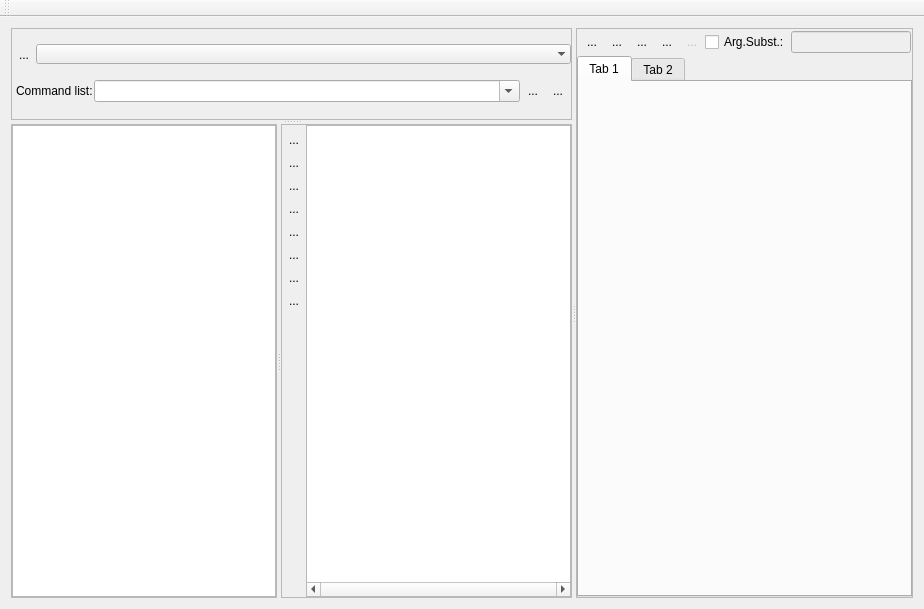
<?xml version="1.0" encoding="UTF-8"?>
<ui version="4.0">
 <class>nutshellqt</class>
 <widget class="QMainWindow" name="nutshellqt">
  <property name="geometry">
   <rect>
    <x>0</x>
    <y>0</y>
    <width>924</width>
    <height>609</height>
   </rect>
  </property>
  <property name="sizePolicy">
   <sizepolicy hsizetype="MinimumExpanding" vsizetype="Preferred">
    <horstretch>0</horstretch>
    <verstretch>0</verstretch>
   </sizepolicy>
  </property>
  <property name="windowTitle">
   <string>nutshell Qt (version 3.1 beta)</string>
  </property>
  <property name="windowIcon">
   <iconset resource="nutshellqt.qrc">
    <normaloff>:/resources/nutshell.png</normaloff>:/resources/nutshell.png</iconset>
  </property>
  <property name="iconSize">
   <size>
    <width>29</width>
    <height>25</height>
   </size>
  </property>
  <widget class="QWidget" name="centralWidget">
   <layout class="QGridLayout" name="gridLayout_2">
    <item row="0" column="0">
     <widget class="QSplitter" name="splitter_3">
      <property name="frameShadow">
       <enum>QFrame::Raised</enum>
      </property>
      <property name="lineWidth">
       <number>1</number>
      </property>
      <property name="midLineWidth">
       <number>1</number>
      </property>
      <property name="orientation">
       <enum>Qt::Horizontal</enum>
      </property>
      <property name="opaqueResize">
       <bool>false</bool>
      </property>
      <property name="handleWidth">
       <number>4</number>
      </property>
      <widget class="QSplitter" name="splitter_2">
       <property name="orientation">
        <enum>Qt::Vertical</enum>
       </property>
       <widget class="QFrame" name="frame">
        <property name="frameShape">
         <enum>QFrame::StyledPanel</enum>
        </property>
        <layout class="QVBoxLayout" name="verticalLayout_7">
         <property name="spacing">
          <number>0</number>
         </property>
         <property name="margin">
          <number>0</number>
         </property>
         <item>
          <layout class="QHBoxLayout" name="horizontalLayout_5">
           <property name="spacing">
            <number>0</number>
           </property>
           <property name="margin">
            <number>0</number>
           </property>
           <item>
            <widget class="QToolButton" name="toolButton_workdir">
             <property name="sizePolicy">
              <sizepolicy hsizetype="Fixed" vsizetype="Minimum">
               <horstretch>0</horstretch>
               <verstretch>0</verstretch>
              </sizepolicy>
             </property>
             <property name="toolTip">
              <string>Press to make current directory the working directory</string>
             </property>
             <property name="text">
              <string>...</string>
             </property>
             <property name="icon">
              <iconset resource="nutshellqt.qrc">
               <normaloff>:/resources/workdir.png</normaloff>:/resources/workdir.png</iconset>
             </property>
             <property name="iconSize">
              <size>
               <width>21</width>
               <height>21</height>
              </size>
             </property>
             <property name="checkable">
              <bool>false</bool>
             </property>
             <property name="autoRaise">
              <bool>true</bool>
             </property>
            </widget>
           </item>
           <item>
            <widget class="QComboBox" name="comboBox_workdir">
             <property name="sizePolicy">
              <sizepolicy hsizetype="Minimum" vsizetype="Fixed">
               <horstretch>0</horstretch>
               <verstretch>0</verstretch>
              </sizepolicy>
             </property>
             <property name="font">
              <font>
               <weight>75</weight>
               <bold>true</bold>
              </font>
             </property>
             <property name="styleSheet">
              <string notr="true"/>
             </property>
             <property name="insertPolicy">
              <enum>QComboBox::InsertAtTop</enum>
             </property>
             <property name="frame">
              <bool>false</bool>
             </property>
            </widget>
           </item>
          </layout>
         </item>
         <item>
          <layout class="QVBoxLayout" name="verticalLayout_4">
           <item>
            <layout class="QHBoxLayout" name="horizontalLayout_4">
             <property name="spacing">
              <number>1</number>
             </property>
             <property name="leftMargin">
              <number>4</number>
             </property>
             <property name="topMargin">
              <number>0</number>
             </property>
             <property name="rightMargin">
              <number>1</number>
             </property>
             <property name="bottomMargin">
              <number>0</number>
             </property>
             <item>
              <widget class="QLabel" name="label_2">
               <property name="sizePolicy">
                <sizepolicy hsizetype="Preferred" vsizetype="Fixed">
                 <horstretch>0</horstretch>
                 <verstretch>0</verstretch>
                </sizepolicy>
               </property>
               <property name="text">
                <string>Command list:</string>
               </property>
              </widget>
             </item>
             <item>
              <widget class="QComboBox" name="comboBox_cmdlist">
               <property name="sizePolicy">
                <sizepolicy hsizetype="Expanding" vsizetype="Fixed">
                 <horstretch>0</horstretch>
                 <verstretch>0</verstretch>
                </sizepolicy>
               </property>
               <property name="editable">
                <bool>true</bool>
               </property>
              </widget>
             </item>
             <item>
              <widget class="QToolButton" name="toolButton_cmdlist">
               <property name="text">
                <string>...</string>
               </property>
               <property name="icon">
                <iconset resource="nutshellqt.qrc">
                 <normaloff>:/resources/clearcmdlist.png</normaloff>:/resources/clearcmdlist.png</iconset>
               </property>
               <property name="autoRaise">
                <bool>true</bool>
               </property>
              </widget>
             </item>
             <item>
              <widget class="QToolButton" name="toolButton_clearcmd">
               <property name="text">
                <string>...</string>
               </property>
               <property name="icon">
                <iconset resource="nutshellqt.qrc">
                 <normaloff>:/resources/clearcmdwin.png</normaloff>:/resources/clearcmdwin.png</iconset>
               </property>
               <property name="autoRaise">
                <bool>true</bool>
               </property>
              </widget>
             </item>
            </layout>
           </item>
          </layout>
         </item>
        </layout>
       </widget>
       <widget class="QSplitter" name="splitter">
        <property name="orientation">
         <enum>Qt::Horizontal</enum>
        </property>
        <widget class="QFrame" name="frame">
         <property name="sizePolicy">
          <sizepolicy hsizetype="Expanding" vsizetype="Expanding">
           <horstretch>0</horstretch>
           <verstretch>0</verstretch>
          </sizepolicy>
         </property>
         <property name="frameShape">
          <enum>QFrame::StyledPanel</enum>
         </property>
         <layout class="QVBoxLayout" name="verticalLayout_3">
          <property name="spacing">
           <number>0</number>
          </property>
          <property name="margin">
           <number>0</number>
          </property>
          <item>
           <widget class="QTreeView" name="treeView">
            <property name="editTriggers">
             <set>QAbstractItemView::EditKeyPressed</set>
            </property>
            <property name="tabKeyNavigation">
             <bool>false</bool>
            </property>
            <property name="showDropIndicator" stdset="0">
             <bool>false</bool>
            </property>
            <property name="rootIsDecorated">
             <bool>false</bool>
            </property>
            <property name="uniformRowHeights">
             <bool>true</bool>
            </property>
            <property name="sortingEnabled">
             <bool>false</bool>
            </property>
            <property name="headerHidden">
             <bool>true</bool>
            </property>
            <attribute name="headerVisible">
             <bool>false</bool>
            </attribute>
            <attribute name="headerStretchLastSection">
             <bool>false</bool>
            </attribute>
           </widget>
          </item>
         </layout>
        </widget>
        <widget class="QFrame" name="frame">
         <property name="frameShape">
          <enum>QFrame::StyledPanel</enum>
         </property>
         <layout class="QVBoxLayout" name="verticalLayout_5">
          <property name="spacing">
           <number>0</number>
          </property>
          <property name="margin">
           <number>0</number>
          </property>
          <item>
           <layout class="QHBoxLayout" name="horizontalLayout">
            <property name="spacing">
             <number>0</number>
            </property>
            <property name="leftMargin">
             <number>2</number>
            </property>
           </layout>
          </item>
          <item>
           <layout class="QHBoxLayout" name="horizontalLayout_2">
            <property name="spacing">
             <number>0</number>
            </property>
            <item>
             <layout class="QVBoxLayout" name="verticalLayout">
              <property name="spacing">
               <number>2</number>
              </property>
              <property name="topMargin">
               <number>4</number>
              </property>
              <property name="bottomMargin">
               <number>4</number>
              </property>
              <item>
               <widget class="QToolButton" name="toolButton_showPCR">
                <property name="toolTip">
                 <string>Show all common PCR files</string>
                </property>
                <property name="text">
                 <string>...</string>
                </property>
                <property name="icon">
                 <iconset resource="nutshellqt.qrc">
                  <normaloff>:/resources/showpcr2.png</normaloff>:/resources/showpcr2.png</iconset>
                </property>
                <property name="checkable">
                 <bool>true</bool>
                </property>
                <property name="autoExclusive">
                 <bool>true</bool>
                </property>
                <property name="autoRaise">
                 <bool>true</bool>
                </property>
                <attribute name="buttonGroup">
                 <string>buttonGroup</string>
                </attribute>
               </widget>
              </item>
              <item>
               <widget class="QToolButton" name="toolButton_showMaps">
                <property name="toolTip">
                 <string>Show maps only</string>
                </property>
                <property name="text">
                 <string>...</string>
                </property>
                <property name="icon">
                 <iconset resource="nutshellqt.qrc">
                  <normaloff>:/resources/showmaps1.png</normaloff>:/resources/showmaps1.png</iconset>
                </property>
                <property name="checkable">
                 <bool>true</bool>
                </property>
                <property name="autoExclusive">
                 <bool>true</bool>
                </property>
                <property name="autoRaise">
                 <bool>true</bool>
                </property>
                <attribute name="buttonGroup">
                 <string>buttonGroup</string>
                </attribute>
               </widget>
              </item>
              <item>
               <widget class="QToolButton" name="toolButton_showPlot">
                <property name="toolTip">
                 <string>Show tables and timeplots</string>
                </property>
                <property name="text">
                 <string>...</string>
                </property>
                <property name="icon">
                 <iconset resource="nutshellqt.qrc">
                  <normaloff>:/resources/showtimeplots1.png</normaloff>:/resources/showtimeplots1.png</iconset>
                </property>
                <property name="checkable">
                 <bool>true</bool>
                </property>
                <property name="autoExclusive">
                 <bool>true</bool>
                </property>
                <property name="autoRaise">
                 <bool>true</bool>
                </property>
                <attribute name="buttonGroup">
                 <string>buttonGroup</string>
                </attribute>
               </widget>
              </item>
              <item>
               <widget class="QToolButton" name="toolButton_showScript">
                <property name="toolTip">
                 <string>Show scripts</string>
                </property>
                <property name="text">
                 <string>...</string>
                </property>
                <property name="icon">
                 <iconset resource="nutshellqt.qrc">
                  <normaloff>:/resources/showmods2.png</normaloff>:/resources/showmods2.png</iconset>
                </property>
                <property name="checkable">
                 <bool>true</bool>
                </property>
                <property name="autoExclusive">
                 <bool>true</bool>
                </property>
                <property name="autoRaise">
                 <bool>true</bool>
                </property>
                <attribute name="buttonGroup">
                 <string>buttonGroup</string>
                </attribute>
               </widget>
              </item>
              <item>
               <widget class="QToolButton" name="toolButton_showSeries">
                <property name="toolTip">
                 <string>Show mapseries</string>
                </property>
                <property name="text">
                 <string>...</string>
                </property>
                <property name="icon">
                 <iconset resource="nutshellqt.qrc">
                  <normaloff>:/resources/showmapseries3.png</normaloff>:/resources/showmapseries3.png</iconset>
                </property>
                <property name="checkable">
                 <bool>true</bool>
                </property>
                <property name="autoExclusive">
                 <bool>true</bool>
                </property>
                <property name="autoRaise">
                 <bool>true</bool>
                </property>
                <attribute name="buttonGroup">
                 <string>buttonGroup</string>
                </attribute>
               </widget>
              </item>
              <item>
               <widget class="QToolButton" name="toolButton_showOutput">
                <property name="toolTip">
                 <string>Show current reported output</string>
                </property>
                <property name="text">
                 <string>...</string>
                </property>
                <property name="icon">
                 <iconset resource="nutshellqt.qrc">
                  <normaloff>:/resources/showreports4.png</normaloff>:/resources/showreports4.png</iconset>
                </property>
                <property name="checkable">
                 <bool>true</bool>
                </property>
                <property name="autoExclusive">
                 <bool>true</bool>
                </property>
                <property name="autoRaise">
                 <bool>true</bool>
                </property>
                <attribute name="buttonGroup">
                 <string>buttonGroup</string>
                </attribute>
               </widget>
              </item>
              <item>
               <widget class="QToolButton" name="toolButton_showAll">
                <property name="toolTip">
                 <string>Show all</string>
                </property>
                <property name="text">
                 <string>...</string>
                </property>
                <property name="icon">
                 <iconset resource="nutshellqt.qrc">
                  <normaloff>:/resources/showallfiles.png</normaloff>:/resources/showallfiles.png</iconset>
                </property>
                <property name="checkable">
                 <bool>true</bool>
                </property>
                <property name="autoExclusive">
                 <bool>true</bool>
                </property>
                <property name="autoRaise">
                 <bool>true</bool>
                </property>
                <attribute name="buttonGroup">
                 <string>buttonGroup</string>
                </attribute>
               </widget>
              </item>
              <item>
               <widget class="QToolButton" name="toolButton_deletereport">
                <property name="toolTip">
                 <string>Delete all reported output in active script</string>
                </property>
                <property name="text">
                 <string>...</string>
                </property>
                <property name="icon">
                 <iconset resource="nutshellqt.qrc">
                  <normaloff>:/resources/deletereport5.png</normaloff>:/resources/deletereport5.png</iconset>
                </property>
                <property name="iconSize">
                 <size>
                  <width>16</width>
                  <height>16</height>
                 </size>
                </property>
                <property name="autoRaise">
                 <bool>true</bool>
                </property>
               </widget>
              </item>
              <item>
               <spacer name="verticalSpacer">
                <property name="orientation">
                 <enum>Qt::Vertical</enum>
                </property>
                <property name="sizeHint" stdset="0">
                 <size>
                  <width>20</width>
                  <height>40</height>
                 </size>
                </property>
               </spacer>
              </item>
             </layout>
            </item>
            <item>
             <widget class="QTableView" name="fileView">
              <property name="sizePolicy">
               <sizepolicy hsizetype="Expanding" vsizetype="Expanding">
                <horstretch>0</horstretch>
                <verstretch>0</verstretch>
               </sizepolicy>
              </property>
              <property name="toolTip">
               <string>Show model scripts</string>
              </property>
              <property name="horizontalScrollBarPolicy">
               <enum>Qt::ScrollBarAlwaysOn</enum>
              </property>
              <property name="editTriggers">
               <set>QAbstractItemView::EditKeyPressed</set>
              </property>
              <property name="selectionMode">
               <enum>QAbstractItemView::SingleSelection</enum>
              </property>
              <property name="selectionBehavior">
               <enum>QAbstractItemView::SelectItems</enum>
              </property>
              <property name="textElideMode">
               <enum>Qt::ElideLeft</enum>
              </property>
              <property name="showGrid">
               <bool>false</bool>
              </property>
              <property name="gridStyle">
               <enum>Qt::NoPen</enum>
              </property>
              <property name="sortingEnabled">
               <bool>true</bool>
              </property>
              <property name="wordWrap">
               <bool>false</bool>
              </property>
              <property name="cornerButtonEnabled">
               <bool>false</bool>
              </property>
              <attribute name="horizontalHeaderCascadingSectionResizes">
               <bool>false</bool>
              </attribute>
              <attribute name="horizontalHeaderDefaultSectionSize">
               <number>128</number>
              </attribute>
              <attribute name="horizontalHeaderMinimumSectionSize">
               <number>16</number>
              </attribute>
              <attribute name="horizontalHeaderShowSortIndicator" stdset="0">
               <bool>true</bool>
              </attribute>
              <attribute name="horizontalHeaderStretchLastSection">
               <bool>false</bool>
              </attribute>
              <attribute name="verticalHeaderVisible">
               <bool>false</bool>
              </attribute>
             </widget>
            </item>
           </layout>
          </item>
         </layout>
        </widget>
       </widget>
      </widget>
      <widget class="QFrame" name="frame">
       <property name="frameShape">
        <enum>QFrame::StyledPanel</enum>
       </property>
       <layout class="QVBoxLayout" name="verticalLayout_2">
        <property name="spacing">
         <number>0</number>
        </property>
        <property name="margin">
         <number>0</number>
        </property>
        <item>
         <layout class="QHBoxLayout" name="horizontalLayout_6">
          <property name="spacing">
           <number>1</number>
          </property>
          <property name="leftMargin">
           <number>3</number>
          </property>
          <property name="topMargin">
           <number>2</number>
          </property>
          <property name="rightMargin">
           <number>1</number>
          </property>
          <property name="bottomMargin">
           <number>3</number>
          </property>
          <item>
           <widget class="QToolButton" name="toolButton_startrun">
            <property name="toolTip">
             <string>Run active model script...</string>
            </property>
            <property name="text">
             <string>...</string>
            </property>
            <property name="icon">
             <iconset resource="nutshellqt.qrc">
              <normaloff>:/resources/start1.png</normaloff>:/resources/start1.png</iconset>
            </property>
            <property name="checkable">
             <bool>true</bool>
            </property>
            <property name="autoRaise">
             <bool>true</bool>
            </property>
           </widget>
          </item>
          <item>
           <widget class="QToolButton" name="toolButton_pauserun">
            <property name="toolTip">
             <string>Pause running model (iwndows only)</string>
            </property>
            <property name="text">
             <string>...</string>
            </property>
            <property name="icon">
             <iconset resource="nutshellqt.qrc">
              <normaloff>:/resources/pause2.png</normaloff>:/resources/pause2.png</iconset>
            </property>
            <property name="checkable">
             <bool>true</bool>
            </property>
            <property name="autoRaise">
             <bool>true</bool>
            </property>
           </widget>
          </item>
          <item>
           <widget class="QToolButton" name="toolButton_stoprun">
            <property name="toolTip">
             <string>Interrupt running model</string>
            </property>
            <property name="text">
             <string>...</string>
            </property>
            <property name="icon">
             <iconset resource="nutshellqt.qrc">
              <normaloff>:/resources/stop1.png</normaloff>:/resources/stop1.png</iconset>
            </property>
            <property name="autoRaise">
             <bool>true</bool>
            </property>
           </widget>
          </item>
          <item>
           <widget class="QToolButton" name="toolButton_oldcalc">
            <property name="toolTip">
             <string>Use oldcalc instead of pcrcalc</string>
            </property>
            <property name="text">
             <string>...</string>
            </property>
            <property name="icon">
             <iconset resource="nutshellqt.qrc">
              <normaloff>:/resources/oldcalc1.png</normaloff>:/resources/oldcalc1.png</iconset>
            </property>
            <property name="checkable">
             <bool>true</bool>
            </property>
            <property name="autoRaise">
             <bool>true</bool>
            </property>
           </widget>
          </item>
          <item>
           <widget class="QToolButton" name="toolButton_globaloptions">
            <property name="enabled">
             <bool>false</bool>
            </property>
            <property name="text">
             <string>...</string>
            </property>
            <property name="icon">
             <iconset resource="nutshellqt.qrc">
              <normaloff>:/resources/gloptions4.png</normaloff>:/resources/gloptions4.png</iconset>
            </property>
            <property name="autoRaise">
             <bool>true</bool>
            </property>
           </widget>
          </item>
          <item>
           <widget class="QCheckBox" name="checkBox_argsubst">
            <property name="toolTip">
             <string>list of srguments to be substituted in active script, separate with space</string>
            </property>
            <property name="text">
             <string>Arg.Subst.:</string>
            </property>
           </widget>
          </item>
          <item>
           <widget class="QLineEdit" name="lineEdit_argsubst">
            <property name="enabled">
             <bool>false</bool>
            </property>
           </widget>
          </item>
         </layout>
        </item>
        <item>
         <widget class="QTabWidget" name="tabWidget">
          <property name="currentIndex">
           <number>0</number>
          </property>
          <widget class="QWidget" name="tab">
           <attribute name="title">
            <string>Tab 1</string>
           </attribute>
           <layout class="QGridLayout" name="gridLayout"/>
          </widget>
          <widget class="QWidget" name="tab_2">
           <attribute name="title">
            <string>Tab 2</string>
           </attribute>
          </widget>
         </widget>
        </item>
       </layout>
      </widget>
     </widget>
    </item>
   </layout>
  </widget>
  <widget class="QToolBar" name="toolBar">
   <property name="windowTitle">
    <string>toolBar</string>
   </property>
   <property name="iconSize">
    <size>
     <width>21</width>
     <height>19</height>
    </size>
   </property>
   <attribute name="toolBarArea">
    <enum>TopToolBarArea</enum>
   </attribute>
   <attribute name="toolBarBreak">
    <bool>false</bool>
   </attribute>
  </widget>
  <action name="actionNew">
   <property name="text">
    <string>New</string>
   </property>
  </action>
  <action name="actionOpen">
   <property name="text">
    <string>Open</string>
   </property>
  </action>
  <action name="actionClose">
   <property name="text">
    <string>Close</string>
   </property>
  </action>
  <action name="actionClose_all">
   <property name="text">
    <string>Close all</string>
   </property>
  </action>
  <action name="actionOption">
   <property name="text">
    <string>Options</string>
   </property>
  </action>
  <action name="actionExit">
   <property name="text">
    <string>Exit</string>
   </property>
  </action>
 </widget>
 <layoutdefault spacing="6" margin="11"/>
 <tabstops>
  <tabstop>treeView</tabstop>
  <tabstop>toolButton_showMaps</tabstop>
  <tabstop>toolButton_showPlot</tabstop>
  <tabstop>toolButton_showScript</tabstop>
  <tabstop>toolButton_showSeries</tabstop>
  <tabstop>toolButton_showOutput</tabstop>
  <tabstop>toolButton_showAll</tabstop>
  <tabstop>fileView</tabstop>
 </tabstops>
 <resources>
  <include location="nutshellqt.qrc"/>
 </resources>
 <connections>
  <connection>
   <sender>checkBox_argsubst</sender>
   <signal>toggled(bool)</signal>
   <receiver>lineEdit_argsubst</receiver>
   <slot>setEnabled(bool)</slot>
   <hints>
    <hint type="sourcelabel">
     <x>645</x>
     <y>36</y>
    </hint>
    <hint type="destinationlabel">
     <x>745</x>
     <y>40</y>
    </hint>
   </hints>
  </connection>
 </connections>
 <buttongroups>
  <buttongroup name="buttonGroup"/>
 </buttongroups>
</ui>
